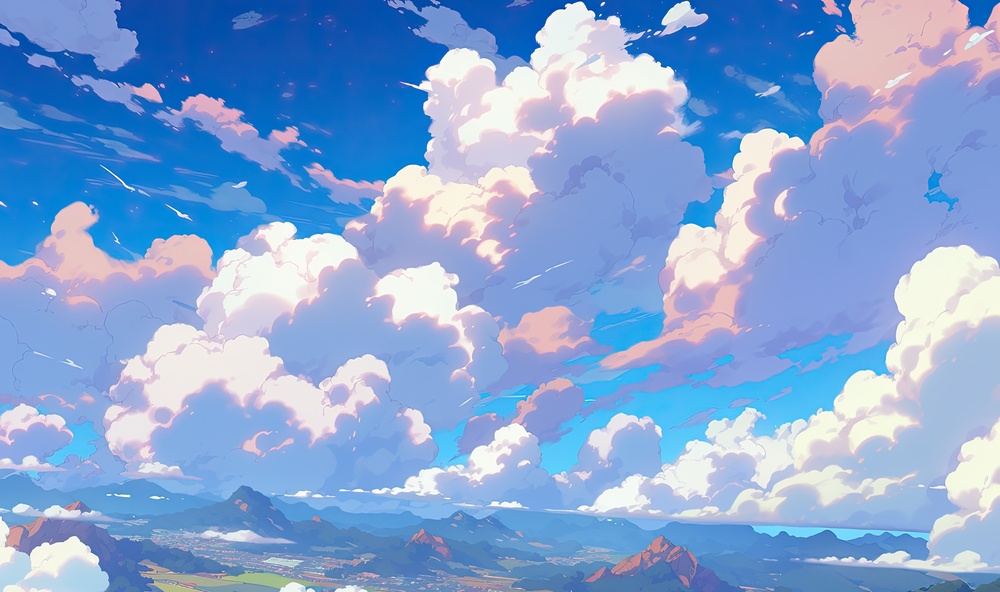
#> input picture 9lab1picture/1.jpg, 1000 x 592 px, shrunk from 5376 x 3184 before the run; its folder holds 4 pictures in this run
$ python 9lab1.py
#> lines starting #> are read from the running program, lines starting #| are printed output that depends on the picture
from PIL import Image, ImageFilter
import os
from pathlib import Path


def filter_image(picture):
#> called with picture = '9lab1picture/1.jpg'
    img = Image.open(picture)
#> img is the input picture: PIL image 1000x592 RGB; mean R, G, B 133.7, 166.4, 213.1
    filt_img = img.filter(ImageFilter.EMBOSS)
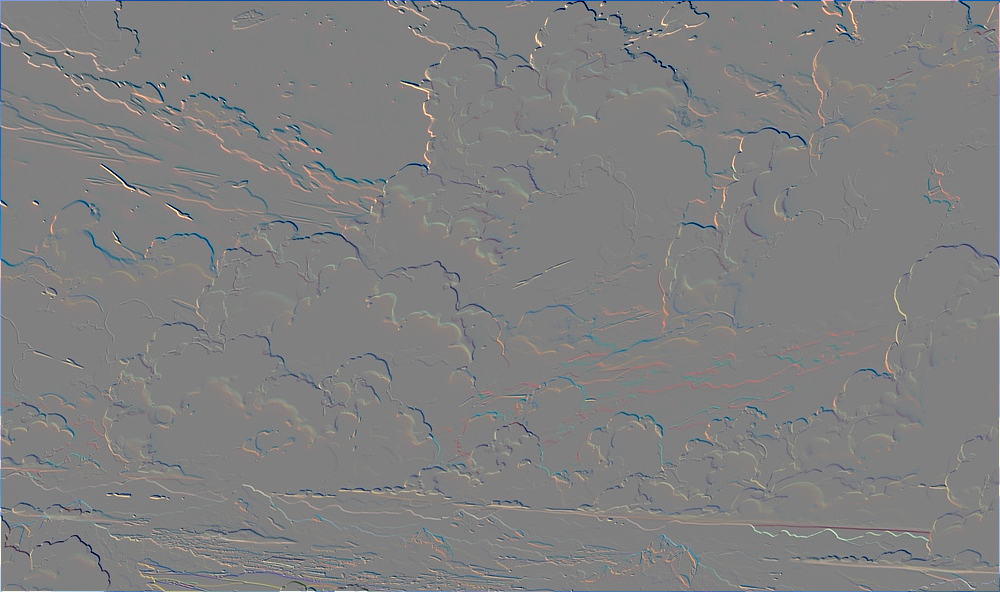
#> filt_img: PIL image 1000x592 RGB; mean R, G, B 127.9, 128, 128.4
    return filt_img


def process_images(papka, papkanew):
    os.makedirs(papkanew, exist_ok=True)

    for filename in os.listdir(papka):
        if filename.endswith(".jpg"):
            inputimg = os.path.join(papka, filename)
            outputimg = os.path.join(
                papkanew, f"{Path(filename).stem}_new.jpg"
            )
            filt_img = filter_image(inputimg)
            filt_img.save(outputimg)
#> pass 2 of the loop in process_images, `for filename in os.listdir(papka):`:
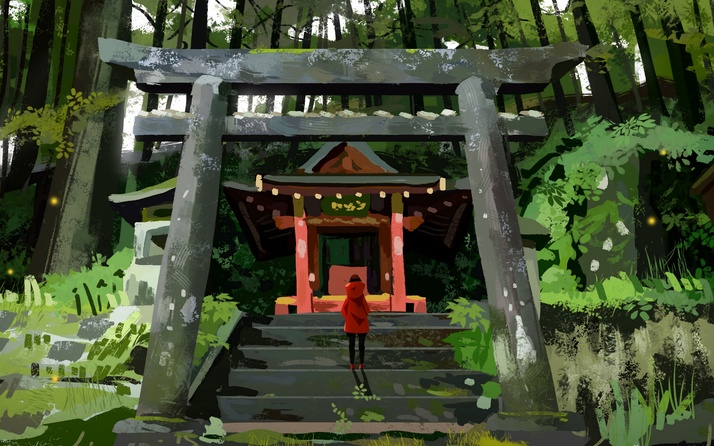
#> input picture 9lab1picture/2.jpg, 714 x 446 px, shrunk from 3840 x 2400 before the run
#> in filter_image, img is the input picture: PIL image 714x446 RGB; mean R, G, B 69.3, 78.6, 51.6
#> in filter_image (call 2), `filt_img = img.filter(ImageFilter.EMBOSS)`:
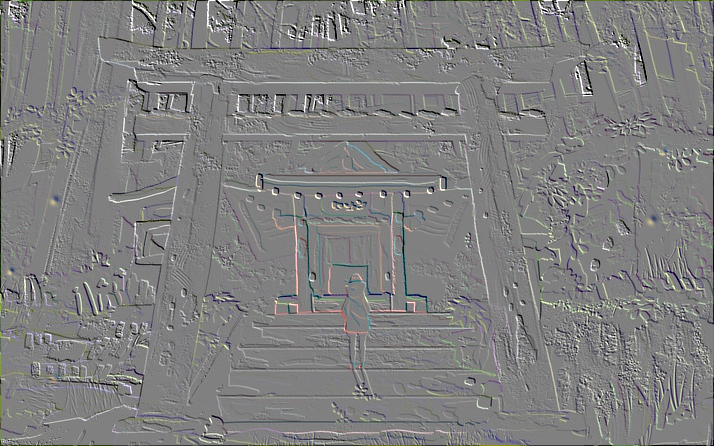
#> filt_img: PIL image 714x446 RGB; mean R, G, B 127.6, 127.7, 127.4
#> pass 3 of the loop in process_images, `for filename in os.listdir(papka):`:
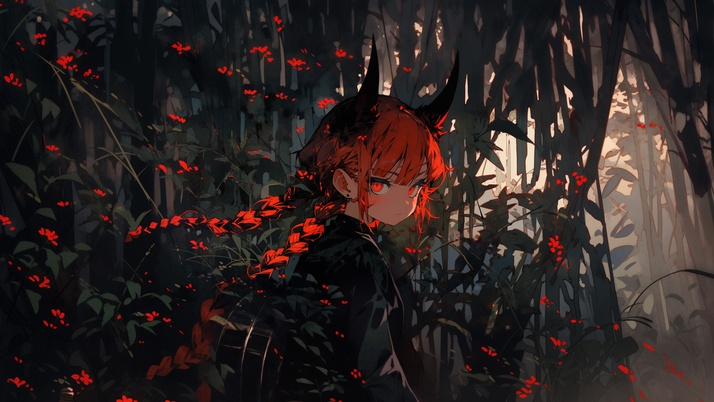
#> input picture 9lab1picture/3.jpg, 714 x 402 px, shrunk from 3840 x 2160 before the run
#> in filter_image, img is the input picture: PIL image 714x402 RGB; mean R, G, B 45.7, 36.1, 35.1
#> in filter_image (call 3), `filt_img = img.filter(ImageFilter.EMBOSS)`:
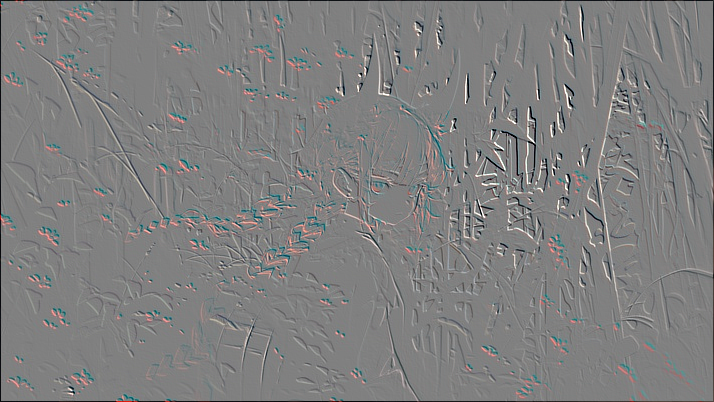
#> filt_img: PIL image 714x402 RGB; mean R, G, B 127.3, 127.3, 127.3
#> the loop made 4 passes; the first 3 are shown


def main():
    papka = "9lab1picture"
    papkanew = "9lab1pictureNEW"
    process_images(papka, papkanew)


main()
